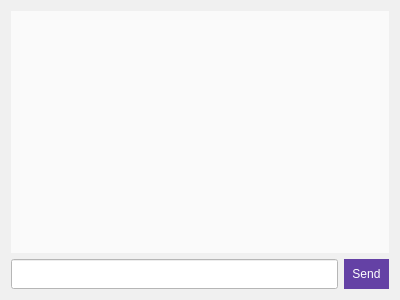
<?xml version="1.0" encoding="UTF-8"?>
<ui version="4.0">
 <class>PrivateChat</class>
 <widget class="QWidget" name="PrivateChat">
  <property name="geometry">
   <rect>
    <x>0</x>
    <y>0</y>
    <width>400</width>
    <height>300</height>
   </rect>
  </property>
  <property name="windowTitle">
   <string>Form</string>
  </property>
  <property name="styleSheet">
   <string notr="true">background-color: rgb(240, 240, 240);</string>
  </property>
  <layout class="QVBoxLayout" name="verticalLayout">
   <item>
    <widget class="QTextEdit" name="chatWindow">
     <property name="styleSheet">
      <string notr="true">border: none;
background-color: rgb(250, 250, 250);
</string>
     </property>
     <property name="readOnly">
      <bool>true</bool>
     </property>
    </widget>
   </item>
   <item>
    <layout class="QHBoxLayout" name="mainLayout">
     <item>
      <widget class="QLineEdit" name="messageEdit">
       <property name="maximumSize">
        <size>
         <width>16777215</width>
         <height>30</height>
        </size>
       </property>
       <property name="styleSheet">
        <string notr="true">background-color: rgb(255, 255, 255);</string>
       </property>
      </widget>
     </item>
     <item>
      <widget class="QPushButton" name="sendButton">
       <property name="minimumSize">
        <size>
         <width>45</width>
         <height>30</height>
        </size>
       </property>
       <property name="styleSheet">
        <string notr="true">background-color: rgb(100, 65, 165);
color: rgb(255, 255, 255);
selection-background-color: rgb(100, 65, 165);
border: none;</string>
       </property>
       <property name="text">
        <string>Send</string>
       </property>
      </widget>
     </item>
    </layout>
   </item>
  </layout>
 </widget>
 <resources/>
 <connections/>
</ui>
